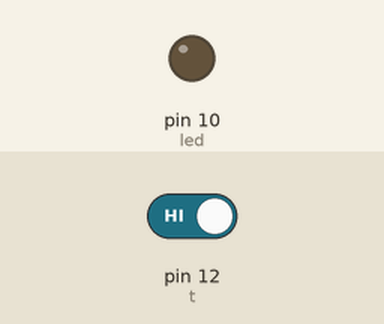
Recording of a sketch running on a simulated Arduino Uno, built with avr-gcc and run on an emulated ATmega328P. Parts: output pins drawn as LEDs (lit = HIGH). The test bench sets the inputs (shaded band); at power-on: pin 12 (t) HIGH. What the sketch prints to the serial monitor is not drawn.

Above: at 1.2 s.
1.3 s: pin 12 (t) driven LOW
At 2.1 s:
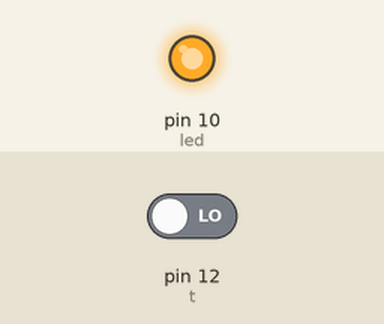
2.8 s: pin 12 (t) driven HIGH
At 3.2 s:
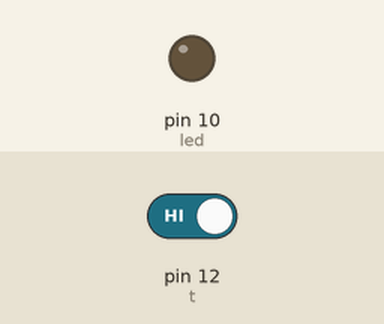
Timing chart, 0 to 5.8 s (numbered marks = the images above; inputs shaded):
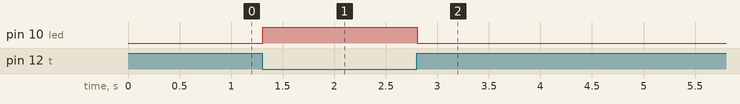

Measured:
- after the input at 1.3 s, pin 10 (led): LOW → HIGH at once
- after the input at 2.8 s, pin 10 (led): HIGH → LOW at once

The sketch:

2_1_hfg_offenbach_robotik_lab_tracking_blink.ino
```cpp
/*
  2_2 Tracking Sensor Sketch
  Hfg Offenbach Robotic Lab
  Written by Ivan Iovine
*/

int t = 12;
int led = 10;

int tValue = 0;

// the setup function runs once when you press reset or power the board
void setup() {
  pinMode(led, OUTPUT);
  pinMode(t, INPUT);

  Serial.begin(9600);
}

// the loop function runs over and over again forever
void loop() {

  tValue = digitalRead(t);
  Serial.println(tValue);

  if(tValue == 0)
  {
    digitalWrite(led, HIGH);
  }
  else
  {
    digitalWrite(led, LOW);
  }
}
```
